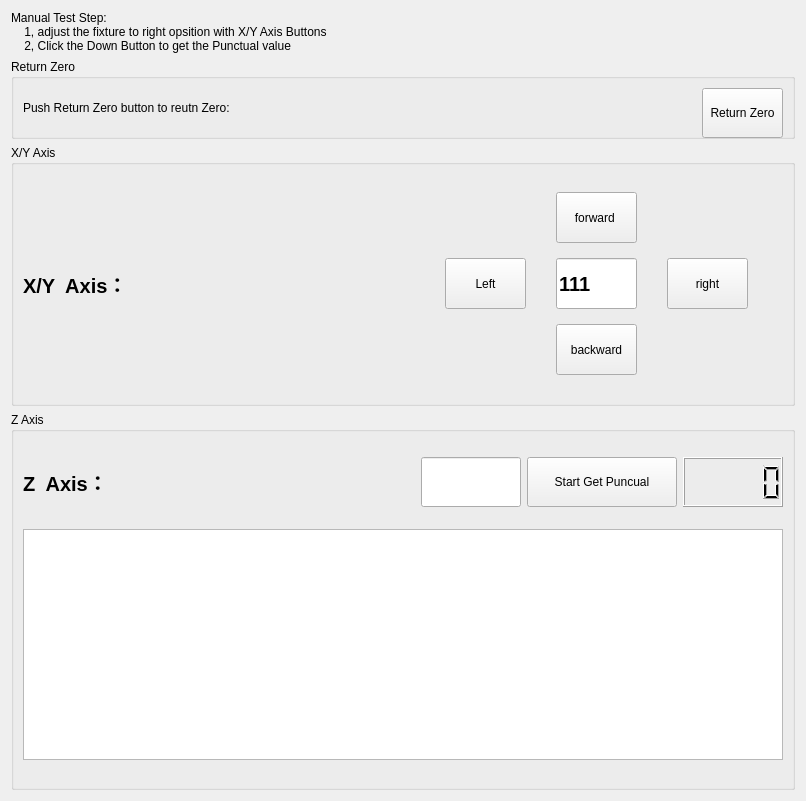
<?xml version="1.0" encoding="UTF-8"?>
<ui version="4.0">
 <class>ManulTest</class>
 <widget class="QWidget" name="ManulTest">
  <property name="geometry">
   <rect>
    <x>0</x>
    <y>0</y>
    <width>806</width>
    <height>801</height>
   </rect>
  </property>
  <property name="windowTitle">
   <string>Muanul Test</string>
  </property>
  <layout class="QVBoxLayout" name="verticalLayout">
   <item>
    <widget class="QLabel" name="label_3">
     <property name="text">
      <string>Manual Test Step:
    1, adjust the fixture to right opsition with X/Y Axis Buttons
    2, Click the Down Button to get the Punctual value</string>
     </property>
    </widget>
   </item>
   <item>
    <widget class="QGroupBox" name="groupBox_3">
     <property name="maximumSize">
      <size>
       <width>16777215</width>
       <height>80</height>
      </size>
     </property>
     <property name="title">
      <string>Return Zero</string>
     </property>
     <layout class="QHBoxLayout" name="horizontalLayout_2">
      <item>
       <widget class="QLabel" name="label_4">
        <property name="text">
         <string>Push Return Zero button to reutn Zero:</string>
        </property>
       </widget>
      </item>
      <item>
       <widget class="QPushButton" name="Btn_Return_Zero">
        <property name="minimumSize">
         <size>
          <width>0</width>
          <height>50</height>
         </size>
        </property>
        <property name="maximumSize">
         <size>
          <width>81</width>
          <height>50</height>
         </size>
        </property>
        <property name="text">
         <string>Return Zero</string>
        </property>
       </widget>
      </item>
     </layout>
    </widget>
   </item>
   <item>
    <widget class="QGroupBox" name="groupBox">
     <property name="minimumSize">
      <size>
       <width>0</width>
       <height>261</height>
      </size>
     </property>
     <property name="maximumSize">
      <size>
       <width>16777215</width>
       <height>261</height>
      </size>
     </property>
     <property name="title">
      <string>X/Y Axis </string>
     </property>
     <layout class="QHBoxLayout" name="horizontalLayout">
      <item>
       <widget class="QLabel" name="label">
        <property name="font">
         <font>
          <pointsize>15</pointsize>
          <weight>75</weight>
          <bold>true</bold>
         </font>
        </property>
        <property name="text">
         <string>X/Y  Axis：</string>
        </property>
       </widget>
      </item>
      <item>
       <widget class="QWidget" name="widget" native="true">
        <property name="maximumSize">
         <size>
          <width>371</width>
          <height>231</height>
         </size>
        </property>
        <layout class="QGridLayout" name="gridLayout">
         <item row="0" column="1">
          <widget class="QPushButton" name="Btn_Forward">
           <property name="maximumSize">
            <size>
             <width>81</width>
             <height>51</height>
            </size>
           </property>
           <property name="text">
            <string>forward </string>
           </property>
          </widget>
         </item>
         <item row="1" column="0">
          <widget class="QPushButton" name="Btn_Left">
           <property name="maximumSize">
            <size>
             <width>81</width>
             <height>51</height>
            </size>
           </property>
           <property name="text">
            <string>Left</string>
           </property>
          </widget>
         </item>
         <item row="2" column="1">
          <widget class="QPushButton" name="Btn_backward">
           <property name="maximumSize">
            <size>
             <width>81</width>
             <height>51</height>
            </size>
           </property>
           <property name="text">
            <string>backward</string>
           </property>
          </widget>
         </item>
         <item row="1" column="2">
          <widget class="QPushButton" name="Btn_Right">
           <property name="maximumSize">
            <size>
             <width>81</width>
             <height>51</height>
            </size>
           </property>
           <property name="text">
            <string>right</string>
           </property>
          </widget>
         </item>
         <item row="1" column="1">
          <widget class="QLineEdit" name="Le_XY_speed">
           <property name="maximumSize">
            <size>
             <width>81</width>
             <height>51</height>
            </size>
           </property>
           <property name="font">
            <font>
             <pointsize>15</pointsize>
             <weight>75</weight>
             <bold>true</bold>
            </font>
           </property>
           <property name="text">
            <string>111</string>
           </property>
          </widget>
         </item>
        </layout>
       </widget>
      </item>
     </layout>
    </widget>
   </item>
   <item>
    <widget class="QGroupBox" name="groupBox_2">
     <property name="minimumSize">
      <size>
       <width>0</width>
       <height>253</height>
      </size>
     </property>
     <property name="title">
      <string>Z Axis</string>
     </property>
     <layout class="QGridLayout" name="gridLayout_2">
      <item row="0" column="0">
       <widget class="QLabel" name="label_2">
        <property name="font">
         <font>
          <pointsize>15</pointsize>
          <weight>75</weight>
          <bold>true</bold>
         </font>
        </property>
        <property name="text">
         <string>Z  Axis：</string>
        </property>
       </widget>
      </item>
      <item row="1" column="0" colspan="4">
       <widget class="QGraphicsView" name="graphicsView">
        <property name="maximumSize">
         <size>
          <width>16777215</width>
          <height>231</height>
         </size>
        </property>
       </widget>
      </item>
      <item row="0" column="2">
       <widget class="QPushButton" name="Btn_Start">
        <property name="minimumSize">
         <size>
          <width>0</width>
          <height>50</height>
         </size>
        </property>
        <property name="maximumSize">
         <size>
          <width>150</width>
          <height>90</height>
         </size>
        </property>
        <property name="text">
         <string>Start Get Puncual</string>
        </property>
       </widget>
      </item>
      <item row="0" column="3">
       <widget class="QLCDNumber" name="lcdNumber">
        <property name="maximumSize">
         <size>
          <width>100</width>
          <height>16777215</height>
         </size>
        </property>
       </widget>
      </item>
      <item row="0" column="1">
       <widget class="QLineEdit" name="Le_Max_Limit">
        <property name="minimumSize">
         <size>
          <width>100</width>
          <height>50</height>
         </size>
        </property>
        <property name="maximumSize">
         <size>
          <width>50</width>
          <height>16777215</height>
         </size>
        </property>
       </widget>
      </item>
     </layout>
    </widget>
   </item>
  </layout>
 </widget>
 <resources/>
 <connections>
  <connection>
   <sender>Btn_Forward</sender>
   <signal>clicked()</signal>
   <receiver>ManulTest</receiver>
   <slot>Btn_Click_Forward()</slot>
   <hints>
    <hint type="sourcelabel">
     <x>603</x>
     <y>208</y>
    </hint>
    <hint type="destinationlabel">
     <x>629</x>
     <y>3</y>
    </hint>
   </hints>
  </connection>
  <connection>
   <sender>Btn_Left</sender>
   <signal>clicked()</signal>
   <receiver>ManulTest</receiver>
   <slot>Btn_Click_Left()</slot>
   <hints>
    <hint type="sourcelabel">
     <x>499</x>
     <y>259</y>
    </hint>
    <hint type="destinationlabel">
     <x>529</x>
     <y>-4</y>
    </hint>
   </hints>
  </connection>
  <connection>
   <sender>Btn_Right</sender>
   <signal>clicked()</signal>
   <receiver>ManulTest</receiver>
   <slot>Btn_Click_Right()</slot>
   <hints>
    <hint type="sourcelabel">
     <x>700</x>
     <y>260</y>
    </hint>
    <hint type="destinationlabel">
     <x>708</x>
     <y>-8</y>
    </hint>
   </hints>
  </connection>
  <connection>
   <sender>Btn_backward</sender>
   <signal>clicked()</signal>
   <receiver>ManulTest</receiver>
   <slot>Btn_Click_BackWard()</slot>
   <hints>
    <hint type="sourcelabel">
     <x>626</x>
     <y>323</y>
    </hint>
    <hint type="destinationlabel">
     <x>668</x>
     <y>-20</y>
    </hint>
   </hints>
  </connection>
  <connection>
   <sender>Btn_Return_Zero</sender>
   <signal>clicked()</signal>
   <receiver>ManulTest</receiver>
   <slot>Btn_Click_ReturnZero()</slot>
   <hints>
    <hint type="sourcelabel">
     <x>759</x>
     <y>84</y>
    </hint>
    <hint type="destinationlabel">
     <x>748</x>
     <y>-31</y>
    </hint>
   </hints>
  </connection>
  <connection>
   <sender>Btn_Start</sender>
   <signal>clicked()</signal>
   <receiver>ManulTest</receiver>
   <slot>Btn_Click_StartTest()</slot>
   <hints>
    <hint type="sourcelabel">
     <x>539</x>
     <y>452</y>
    </hint>
    <hint type="destinationlabel">
     <x>541</x>
     <y>-19</y>
    </hint>
   </hints>
  </connection>
 </connections>
 <slots>
  <slot>Btn_Click_ReturnZero()</slot>
  <slot>Btn_Click_StartTest()</slot>
  <slot>Btn_Click_Left()</slot>
  <slot>Btn_Click_Forward()</slot>
  <slot>Btn_Click_Right()</slot>
  <slot>Btn_Click_BackWard()</slot>
 </slots>
</ui>
